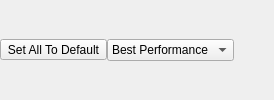
  <widget class="QDockWidget" name="renderingWidgetHolder">
   <property name="sizePolicy">
    <sizepolicy hsizetype="Preferred" vsizetype="Preferred">
     <horstretch>0</horstretch>
     <verstretch>0</verstretch>
    </sizepolicy>
   </property>
   <property name="minimumSize">
    <size>
     <width>232</width>
     <height>48</height>
    </size>
   </property>
   <property name="windowTitle">
    <string>Rendering Options</string>
   </property>
   <attribute name="dockWidgetArea">
    <number>2</number>
   </attribute>
   <widget class="QWidget" name="dockWidgetContents_2">
    <layout class="QVBoxLayout" name="renderingLayout">
     <property name="spacing">
      <number>0</number>
     </property>
     <property name="margin">
      <number>0</number>
     </property>
     <item>
      <layout class="QHBoxLayout" name="horizontalLayout_8">
       <item>
        <layout class="QHBoxLayout" name="horizontalLayout_6">
         <property name="spacing">
          <number>0</number>
         </property>
         <item>
          <widget class="QToolButton" name="tbDefaultParam">
           <property name="text">
            <string>Set All To Default</string>
           </property>
          </widget>
         </item>
         <item>
          <widget class="QComboBox" name="RenderingQualityBox">
           <property name="maximumSize">
            <size>
             <width>16777215</width>
             <height>22</height>
            </size>
           </property>
           <item>
            <property name="text">
             <string>Best Performance</string>
            </property>
           </item>
           <item>
            <property name="text">
             <string>Default</string>
            </property>
           </item>
           <item>
            <property name="text">
             <string>Highest Quality</string>
            </property>
           </item>
          </widget>
         </item>
         <item>
          <spacer name="horizontalSpacer_2">
           <property name="orientation">
            <enum>Qt::Horizontal</enum>
           </property>
           <property name="sizeHint" stdset="0">
            <size>
             <width>40</width>
             <height>20</height>
            </size>
           </property>
          </spacer>
         </item>
        </layout>
       </item>
      </layout>
     </item>
    </layout>
   </widget>
  </widget>
